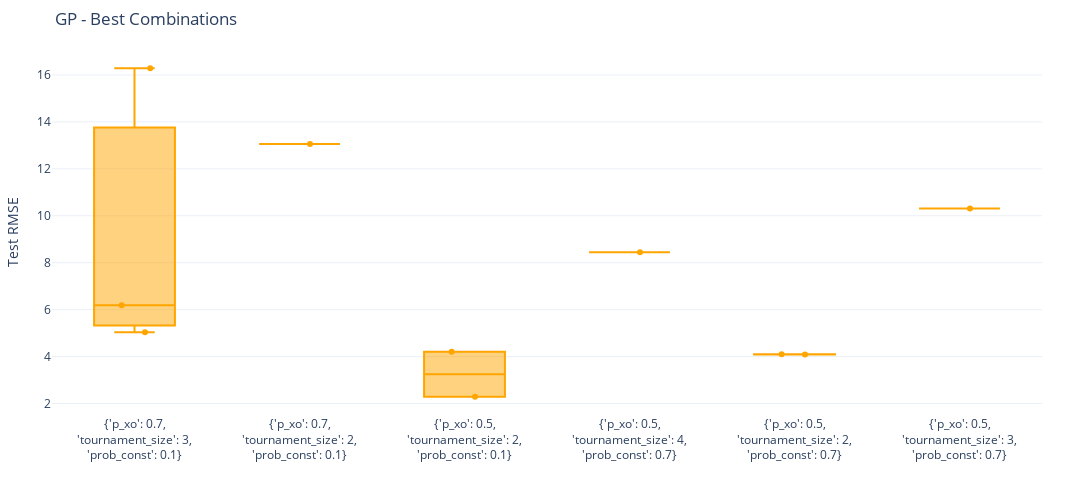

The cell this chart's notebook holds for it:
### Code cell
test_best_combs(model_name=MODEL_NAME)

### Figure 1 — Plotly figure (JSON) as saved in the notebook; plotly's stock layout.template omitted (floating-point values rounded to 4 significant figures)
{"data": [{"boxpoints": "all", "jitter": 0.5, "line": {"color": "orange"}, "name": "{'p_xo': 0.7,<br>'tournament_size': 3,<br>'prob_const': 0.1}", "pointpos": 0, "type": "box", "y": [16.29, 5.033, 6.192]}, {"boxpoints": "all", "jitter": 0.5, "line": {"color": "orange"}, "name": "{'p_xo': 0.7,<br>'tournament_size': 2,<br>'prob_const': 0.1}", "pointpos": 0, "type": "box", "y": [13.06]}, {"boxpoints": "all", "jitter": 0.5, "line": {"color": "orange"}, "name": "{'p_xo': 0.5,<br>'tournament_size': 2,<br>'prob_const': 0.1}", "pointpos": 0, "type": "box", "y": [4.202, 2.289]}, {"boxpoints": "all", "jitter": 0.5, "line": {"color": "orange"}, "name": "{'p_xo': 0.5,<br>'tournament_size': 4,<br>'prob_const': 0.7}", "pointpos": 0, "type": "box", "y": [8.45]}, {"boxpoints": "all", "jitter": 0.5, "line": {"color": "orange"}, "name": "{'p_xo': 0.5,<br>'tournament_size': 2,<br>'prob_const': 0.7}", "pointpos": 0, "type": "box", "y": [4.104, 4.084]}, {"boxpoints": "all", "jitter": 0.5, "line": {"color": "orange"}, "name": "{'p_xo': 0.5,<br>'tournament_size': 3,<br>'prob_const': 0.7}", "pointpos": 0, "type": "box", "y": [10.31]}], "layout": {"height": 500, "margin": {"b": 20, "l": 50, "r": 50, "t": 50}, "showlegend": false, "title": {"text": "GP - Best Combinations"}, "width": 1100, "xaxis": {"title": {"text": ""}}, "yaxis": {"range": [0, null], "title": {"text": "Test RMSE"}}}}
